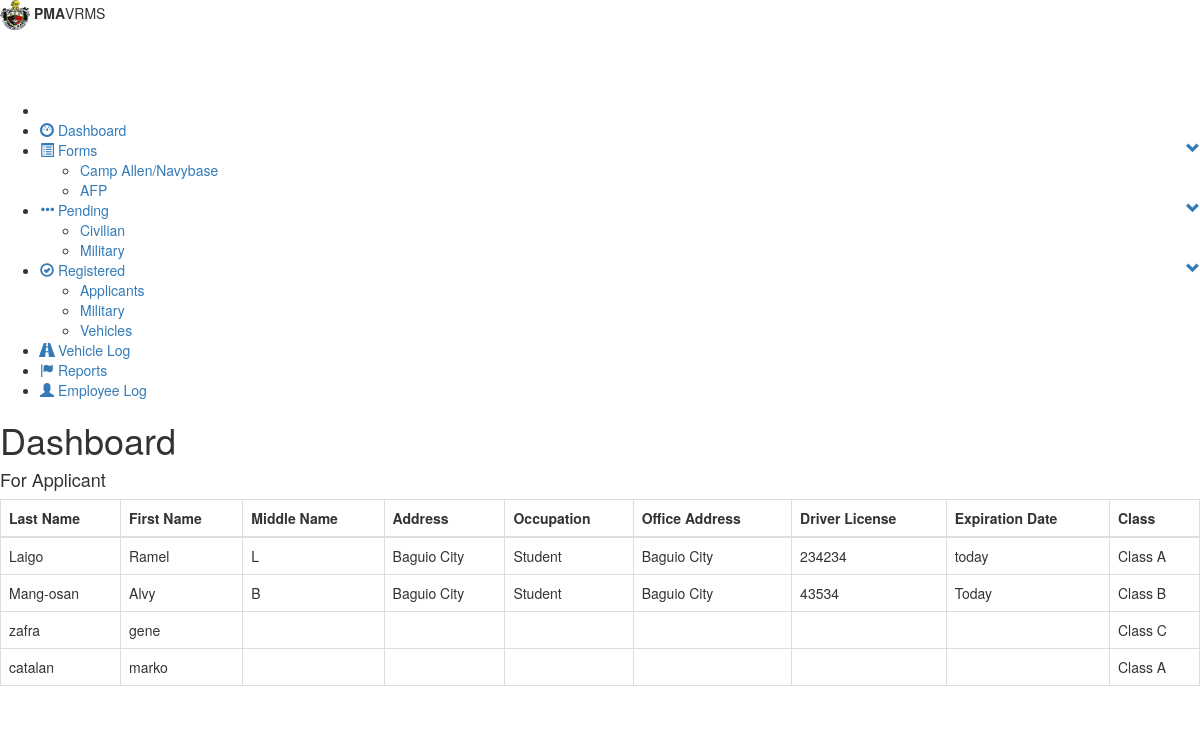
/accountingApplicant.php (signed in), run on the app's committed database.
### tables this page shows
CREATE TABLE IF NOT EXISTS `form1_applicantpd` (
  `a_applicantId` int(11) NOT NULL AUTO_INCREMENT,
  `a_lastname` varchar(60) NOT NULL,
  `a_firstname` varchar(60) NOT NULL,
  `a_middlename` varchar(60) NOT NULL,
  `a_address` varchar(60) NOT NULL,
  `a_occupation` varchar(60) NOT NULL,
  `a_officeAddress` varchar(60) NOT NULL,
  `a_driversLicense` varchar(60) NOT NULL,
  `a_expirationDate` varchar(60) NOT NULL,
  `a_class` varchar(60) NOT NULL,
  `a_submitted_requirements` varchar(255) NOT NULL,
  `a_status` varchar(255) NOT NULL,
  `a_vehicle_id` int(11) NOT NULL,
  PRIMARY KEY (`a_applicantId`)
);

### logic/registered_logic.php (called while the page is built, shortened)
<?php
	require_once('db/database.php');
	$database = new Database();
	$query = 'SELECT * FROM form1_applicantpd';
	$database->execute($query);
	$applicants = array();
?>

### db/database.php (called while the page is built, shortened)
<?php
	class Database{
		private $database;
		private function connect(){
			$host			= 'localhost';
			$username		= 'root';
			$password		= '';
			$database_name	= 'pma-vrms';
			$port			= 3306;
			$this->database = mysqli_connect($host, $username, $password, $database_name, $port);
		}
		public function execute($query){
			$this->result = mysqli_query($this->database, $query) OR die('Error database');
		}
	}
?>

### accountingApplicant.php (the view, shortened to what this page needs)
<!DOCTYPE html>
<html>
<head>
	<link rel="stylesheet" href="bootstrap/css/bootstrap.min.css">
	<link rel="stylesheet" type="text/css" href="css/fieldset.css">
</head>
	<body>
		<?php include('header/header.php'); ?>
		<?php include('logic/registered_logic.php'); ?>
		<h4>For Applicant</h4>
		<div class="'container">
			<div class="row">
				<div class="col-md-12">
					<table class="table table-bordered">
						<thead>
							<th>Last Name</th>
							<th>First Name</th>
							<th>Middle Name</th>
							<th>Address</th>
							<th>Occupation</th>
							<th>Office Address</th>
							<th>Driver License</th>
							<th>Expiration Date</th>
							<th>Class</th>
						</thead>
						<tbody>
							<?php
								foreach ($applicants as $key => $applicant) {
									echo <<<DATA
										<tr id='applicant_$key'>
											<td style='display:none'>$applicant[a_applicantId]</td>
											<td>$applicant[a_lastname]</td>
											<td>$applicant[a_firstname]</td>
											<td>$applicant[a_middlename]</td>
											<td>$applicant[a_address]</td>
											<td>$applicant[a_occupation]</td>
											<td>$applicant[a_officeAddress]</td>
											<td>$applicant[a_driversLicense]</td>
											<td>$applicant[a_expirationDate]</td>
											<td>$applicant[a_class]</td>
										</tr>
DATA;
								}
							?>
						</tbody>
					</table>
				</div>
			</div>
		</div>
	</body>
</html>

### header/header.php (shortened to what this page needs)
<body class="hold-transition skin-black sidebar-mini">
    <div class="wrapper">
      <header class="main-header">
        <div class="logo">
          <span class="logo-mini">
              <img src="dist/img/seal.png" style="width:30px;height:30px;">
          </span>
          <span class="logo-lg"><b>PMA</b>VRMS</span>
        </div>
        <nav class="navbar navbar-static-top" role="navigation">
        </nav>
      </header>
      <aside class="main-sidebar">
        <section class="sidebar">
          <ul class="sidebar-menu">
            <li class="header"></li>
            <li class="active"><a href="#"><i class="glyphicon glyphicon-dashboard"></i> <span>Dashboard</span></a></li>
            <li class="treeview">
              <a href="#"><i class="glyphicon glyphicon-list-alt"></i> <span>Forms</span> <i class="glyphicon glyphicon-chevron-down pull-right"></i></a>
              <ul class="treeview-menu">
                <li><a href="#">Camp Allen/Navybase</a></li>
                <li><a href="#">AFP</a></li>
              </ul>
            </li>
            <li class="treeview">
              <a href="#"><i class="glyphicon glyphicon-option-horizontal"></i> <span>Pending</span> <i class="glyphicon glyphicon-chevron-down pull-right"></i></a>
              <ul class="treeview-menu">
                <li><a href="#">Civilian</a></li>
                <li><a href="#">Military</a></li>
              </ul>
            </li>
            <li class="treeview">
              <a href="#"><i class="glyphicon glyphicon-ok-circle"></i> <span>Registered</span> <i class="glyphicon glyphicon-chevron-down pull-right"></i></a>
              <ul class="treeview-menu">
                <li><a href="#">Applicants</a></li>
                <li><a href="#">Military</a></li>
                <li><a href="#">Vehicles</a></li>
              </ul>
            </li>
            <li><a href="#"><i class="glyphicon glyphicon-road"></i> <span>Vehicle Log</span></a></li>
            <li><a href="#"><i class="glyphicon glyphicon-flag"></i> <span>Reports</span></a></li>
            <li><a href="#"><i class="glyphicon glyphicon-user"></i> <span>Employee Log</span></a></li>
          </ul>
        </section>
      </aside>
      <div class="content-wrapper">
        <section class="content-header">
          <h1>
            Dashboard
          </h1>
        </section>
    </div>
  </body>

### data on the page
form1_applicantpd: a_lastname "Laigo", a_firstname "Ramel", a_middlename "L", a_address "Baguio City", a_occupation "Student", a_officeAddress "Baguio City", a_driversLicense "234234", a_expirationDate "today", a_class "Class A"
form1_applicantpd: a_lastname "Mang-osan", a_firstname "Alvy", a_middlename "B", a_address "Baguio City", a_occupation "Student", a_officeAddress "Baguio City", a_driversLicense "43534", a_expirationDate "Today", a_class "Class B"
form1_applicantpd: a_lastname "zafra", a_firstname "gene", a_class "Class C"
form1_applicantpd: a_lastname "catalan", a_firstname "marko", a_class "Class A"
